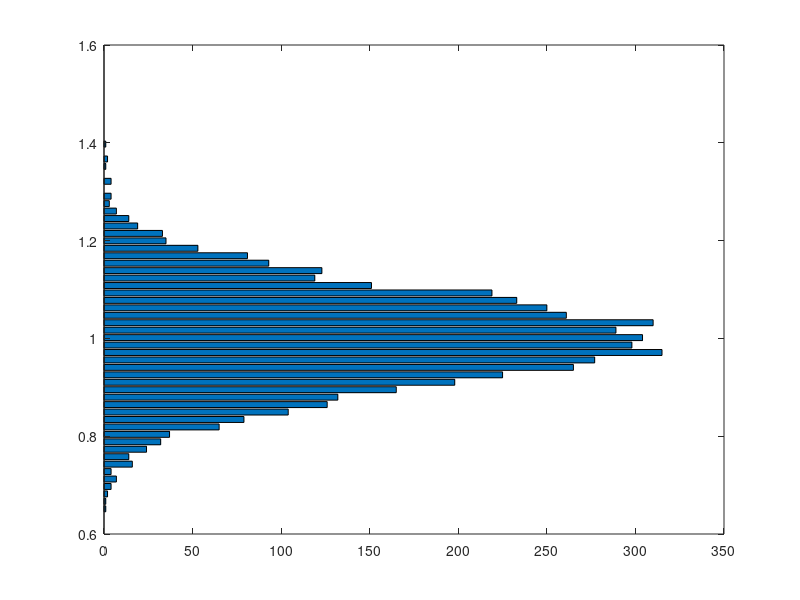

This figure's MATLAB source: (Note: this script raises an error after producing the figure.)

% horizontal histogram 
sd = 0.1;
mu = 1;
data = mu + sd*randn(1,5000);

% bin specs.
nbins = 50;

% make/plot histogram of data
fig = figure; 
[h1 bins]= hist(data,nbins);
barh(bins,h1); 

% PLOTLY 
p = plotlyfigure(gcf);
plotly(p,false);
plotly_url = p.Response.url; 
